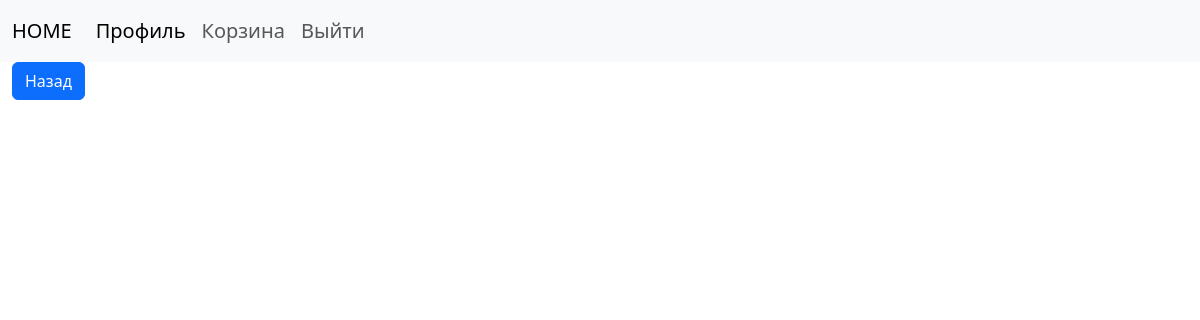
The app's page /profile/order/2 (signed in), older data.
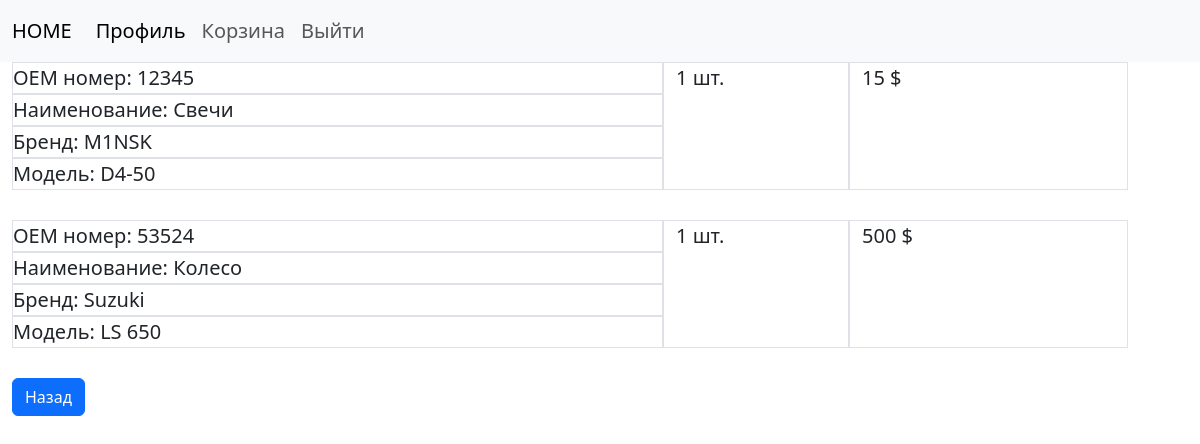
The same page, newer data.
### app/models.py (models this page shows, shortened)
class Basket(Base):
    __tablename__ = 'basket'
    id = Column(Integer, primary_key=True)
    amount = Column(Integer)
    part_id = Column(Integer, ForeignKey('part.id'))
    part = relationship('Part', back_populates='parent')
    order_id = Column(Integer, ForeignKey('order.id'))
    order = relationship('Order', back_populates='parent')

class Part(Base):
    __tablename__ = 'part'
    id = Column(Integer, primary_key=True)
    part_number = Column(String)
    description = Column(String)  # полное название детали
    price = Column(Integer)
    amount = Column(Integer)
    model_id = Column(Integer, ForeignKey('model.id'),  nullable=False)
    model = relationship('Model', back_populates="parent")
    element_id = Column(Integer, ForeignKey('element.id'), nullable=False)
    element = relationship('Element', back_populates="parent")
    parent = relationship('Basket', back_populates='part')   # переделать

class Brand(Base):
    __tablename__ = 'brand'
    id = Column(Integer, primary_key=True)
    brand_name = Column(String(30))
    parent = relationship('Model', back_populates='brand')

class Model(Base):
    __tablename__ = 'model'
    id = Column(Integer, primary_key=True)
    model_name = Column(String)
    brand_id = Column(Integer, ForeignKey('brand.id'), nullable=False)
    brand = relationship('Brand', back_populates="parent")
    type_id = Column(Integer, ForeignKey('type.id'), nullable=False)
    type = relationship('Type', back_populates="parent")
    parent = relationship('Part', back_populates='model')
    image_id = Column(Integer, ForeignKey('element_image.id'))

### app/main/routes.py (the view)
@bp.get('/profile/order/<order_id>')
@login_required
def order(order_id):
    parts = session.query(Basket).filter_by(order_id=order_id).all()
    return render_template('main/order.html', parts=parts)

### app/models.py (called while the page is built)
@login.user_loader
def load_user(id):
    user = session.query(User).get(int(id))
    return user

### app/templates/main/order.html
{% extends "base.html" %}
{% block content %}
<div class="container  float-start">
    {% for b in parts %}
    <div class="container">
        <div class="row">
            <div class="col-7">
                <div class="row">
                    <div class="col">
                        <div class="row border">
                            OEM номер: {{ b.part.part_number }}
                        </div>
                        <div class="row border">
                            Наименование: {{ b.part.description }}
                        </div>
                        <div class="row border">
                            Бренд: {{ b.part.model.brand.brand_name }}
                        </div>
                        <div class="row border">
                            Модель: {{ b.part.model.model_name }}
                        </div>
                    </div>
                </div>
            </div>
            <div class="col-2 border">
                {{ b.amount }} шт.
            </div>
            <div class="col-3 border">
                {{ b.part.price * b.amount }} $
            </div>
        </div>
    </div>
    <br>
{% endfor %}
<a href="{{ url_for('main.profile', username=current_user.name, id=current_user.id) }}"><button type="" class="btn btn-primary">Назад</button></a>
{% endblock %}

### app/templates/base.html (shortened to what this page needs)
<!DOCTYPE html>
<html lang="ru">
<html>
<head>
    <link type="text/css" href="{{ url_for('static', filename='bootstrap.min.css') }}" rel="stylesheet"/>
</head>
<body class="font-size-base fs-5">
  <header>
    <nav class="navbar navbar-expand-lg bg-body-tertiary">
      <div class="container-fluid">
        <a class="navbar-brand" href="{{ url_for('main.index') }}">HOME</a>
        <div class="collapse navbar-collapse" id="navbarNav">
          <ul class="navbar-nav">
              {% if current_user.is_anonymous %}
              <li class="nav-item">
                <a class="nav-link" href="{{ url_for('auth.login') }}">Авторизация</a>
              </li>
              {% else %}
            <li class="nav-item">
              <a class="nav-link active" aria-current="page" href="{{ url_for('main.profile', username=current_user.name, id=current_user.id) }}">Профиль</a>
            </li>
            <li class="nav-item">
              <a class="nav-link" href="{{ url_for('main.basket') }}">Корзина</a>
            </li>
            <li class="nav-item">
              <a class="nav-link" href="{{ url_for('auth.logout') }}">Выйти</a>
            </li>
            {% endif %}
          </ul>
        </div>
      </div>
    </nav>
  </header>
  <section>
      {% block content %}
      {% endblock %}
  </section>
</body>
</html>

Row changes from the older to the newer data that the page shows:
added Basket: part.part_number "12345", part.description "Свечи", part.model.brand.brand_name "M1NSK", part.model.model_name "D4-50", amount "1", b.part.price*b.amount "15"
added Basket: part.part_number "53524", part.description "Колесо", part.model.brand.brand_name "Suzuki", part.model.model_name "LS 650", amount "1", b.part.price*b.amount "500"
